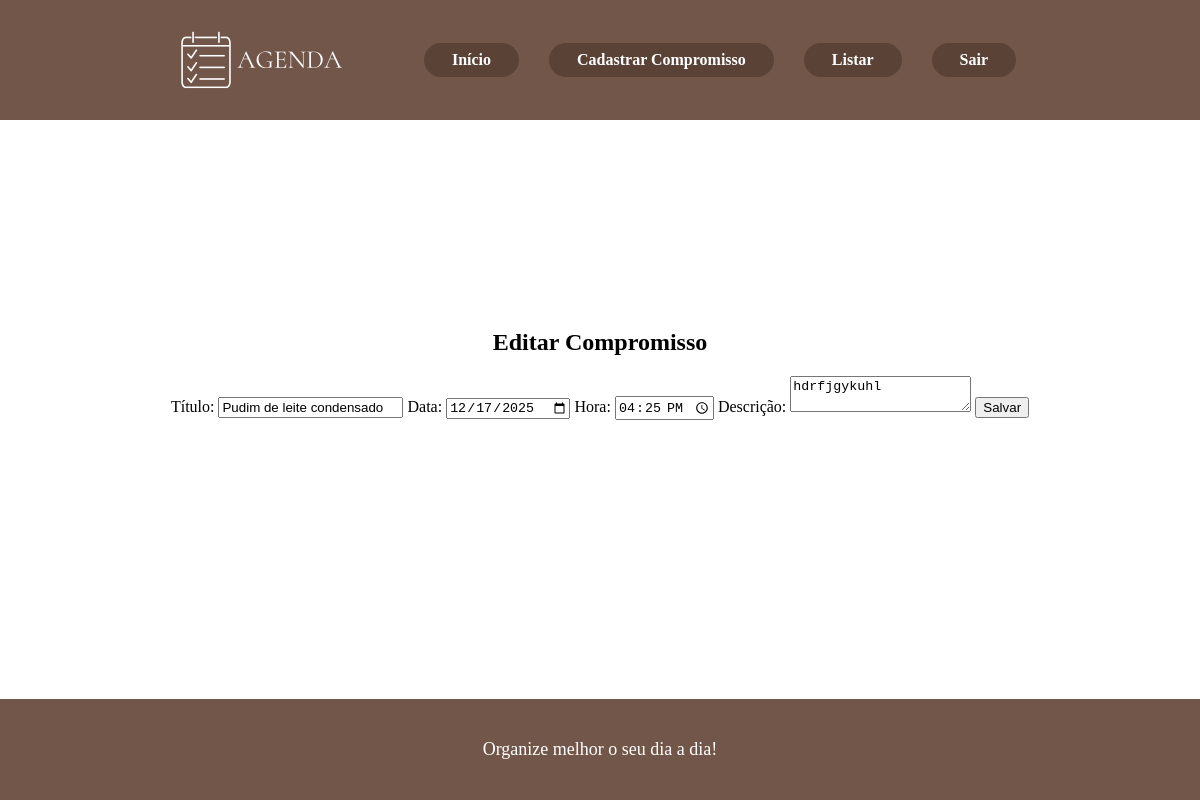
/editar/1 (signed in), run on the app's committed database.
### models/compromisso_model.py (models this page shows)
class Compromisso(Base):
    __tablename__ = "compromissos"
    id = Column(Integer, primary_key=True, autoincrement=True)
    titulo = Column(String, nullable=False)
    data = Column(String, nullable=False)
    hora = Column(String, nullable=False)
    descricao = Column(String)
    concluido = Column(Boolean, default=False)
    usuario_id = Column(Integer, ForeignKey("usuarios.id"))
    usuario = relationship("Usuario")

### app.py (the view, shortened to what this page needs)
@app.route('/editar/<int:id>', methods=['GET', 'POST'])
def editar(id):
    compromisso = buscar_compromisso(id, session['usuario_id'])
    if not compromisso:
        return "Não permitido."
    return render_template('editar.html', compromisso=compromisso)

### models/compromisso_model.py (called while the page is built)
def buscar_compromisso(id, usuario_id):
    session = SessionLocal()
    compromisso = session.query(Compromisso).filter_by(id=id, usuario_id=usuario_id).first()
    session.close()
    return compromisso

### templates/editar.html
{% extends 'base.html' %}
{% block content %}
<h2>Editar Compromisso</h2>
<form method="POST">
    <label>Título:</label>
    <input type="text" name="titulo" value="{{ compromisso.titulo }}" required>
    <label>Data:</label>
    <input type="date" name="data" value="{{ compromisso.data }}" required>
    <label>Hora:</label>
    <input type="time" name="hora" value="{{ compromisso.hora }}" required>
    <label>Descrição:</label>
    <textarea name="descricao">{{ compromisso.descricao }}</textarea>
    <button type="submit">Salvar</button>
</form>
{% endblock %}

### static/style.css (style rules this page uses)
html, body { height: 100%; margin: 0; padding: 0; }
body { display: flex; flex-direction: column; margin: 0; padding: 0; background-color: #ffffff; font-family: 'Georgia', serif; }

### data on the page
Compromisso: titulo "Pudim de leite condensado", data "12/17/2025", hora "16:25", descricao "hdrfjgykuhl"
